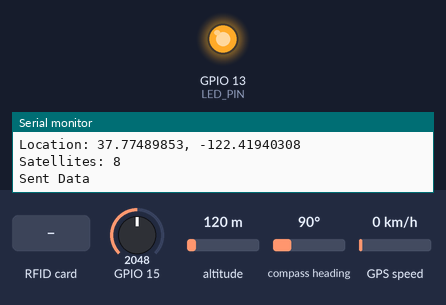
Simulated run of this sketch. Board: ESP32. On the bench: output pins drawn as LEDs (lit = HIGH), the last lines printed to the serial monitor. The test bench sets the inputs (shaded band); at power-on: GPIO 15 = 2048, altitude 120 m, compass heading 90°, GPS speed 0 km/h. WiFi joins after 1.5 s; servers stay silent unless stated; the local clock reads 2024-03-15 10:24:30 at power-on unless the sketch sets it; random numbers use the default seed unless the sketch sets one; the GPS gets a fix after 3 s at 37.7749, -122.4194 with 8 satellites; no MQTT or app messages arrive unless stated.

Above: at 7.5 s.
7.6 s: RFID card A3 4B 2B 13 held to the reader
At 8.9 s:
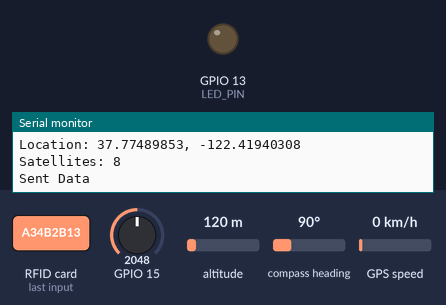
11.6 s: RFID card 5E 7A 19 C4 held to the reader
At 13.3 s:
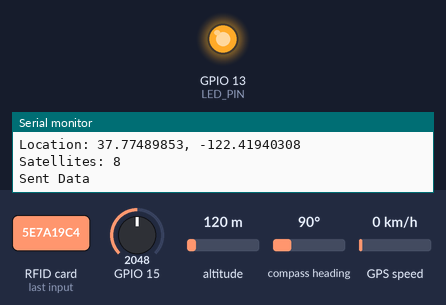
Timing chart, 0 to 14.8 s (numbered marks = the images above; inputs shaded):
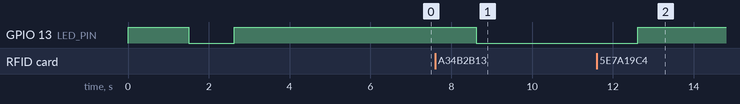

Measured:
- after the input at 7.6 s, GPIO 13 (LED_PIN): HIGH → LOW after 1.0 s
- after the input at 11.6 s, GPIO 13 (LED_PIN): LOW → HIGH after 1.0 s

The sketch:

demoGPS_NFC.ino
```cpp
#include <MQTT.h>
#include <MQTTClient.h>
#include "WiFi.h"
#include "certs.h"
#include <WiFiClientSecure.h>
#include <ArduinoJson.h>

#include <SPI.h>
#include <MFRC522.h>

#include <Adafruit_GPS.h>

#include "time.h"

// Wifi credentials
const char *WIFI_SSID = "VIJ-2";
const char *WIFI_PASSWORD = "9212892128";
String hostname = "TinyESP32";

#define DEVICE_NAME "Tiny-ESP32"
#define AWS_IOT_ENDPOINT "a13zm95qeyv72n-ats.iot.us-west-2.amazonaws.com"
#define AWS_IOT_TOPIC_SHADOW "$aws/things/" DEVICE_NAME "/shadow/update"
#define AWS_IOT_TOPIC_PUB DEVICE_NAME "/pub"
#define AWS_IOT_TOPIC_SUB DEVICE_NAME "/sub" //sub
#define AWS_IOT_TOPIC_LOCK DEVICE_NAME "/lock"
#define AWS_MAX_RECONNECT_TRIES 50

#define SS_PIN  21
#define RST_PIN 27
#define LED_PIN 13

#define GPSSerial Serial1

uint32_t timer = millis();
String LatLong;
double LAT;
double LONG;
double batteryVoltage;

Adafruit_GPS GPS(&GPSSerial);

const char* ntpServer = "pool.ntp.org";

MFRC522 rfid(SS_PIN, RST_PIN);

WiFiClientSecure net = WiFiClientSecure();
MQTTClient client = MQTTClient(256);

bool lockEngage = true;

String masterID = "A34B2B13";

void connectToWiFi()
{
  WiFi.mode(WIFI_STA);
  WiFi.config(INADDR_NONE, INADDR_NONE, INADDR_NONE, INADDR_NONE);
  WiFi.setHostname(hostname.c_str());
  WiFi.begin(WIFI_SSID, WIFI_PASSWORD);

  int retries = 0;
  while (WiFi.status() != WL_CONNECTED && retries < 15){
    digitalWrite(LED_PIN, HIGH);
    delay(500);
    Serial.print(".");
    digitalWrite(LED_PIN, LOW);
    retries++;
  }

  // DeepSleep
  if(WiFi.status() != WL_CONNECTED){
    esp_sleep_enable_timer_wakeup(1 * 60L * 1000000L);
    esp_deep_sleep_start();
  }
  else {
    Serial.println("Connected!");
    Serial.println(WiFi.localIP());
  }
}

void connectToAWS()
{
  net.setCACert(AWS_CERT_CA);
  net.setCertificate(AWS_CERT_CRT);
  net.setPrivateKey(AWS_CERT_PRIVATE);

  client.begin(AWS_IOT_ENDPOINT, 8883, net);
  client.onMessage(messageReceived);

  int retries = 0;
  Serial.println("Connecting to AWS IOT");

  while (!client.connect(DEVICE_NAME) && retries < AWS_MAX_RECONNECT_TRIES) {
    Serial.print(".");
    digitalWrite(LED_PIN, HIGH);
    delay(100);
    digitalWrite(LED_PIN, LOW);
    retries++;
  }
  if(!client.connected()){
    Serial.println(" Timeout!");
    return;
  }
  Serial.println("Connected to AWS!");
  //client.subscribe(AWS_IOT_TOPIC_SUB);
  client.subscribe(AWS_IOT_TOPIC_LOCK);
}

unsigned long getTime() {
  time_t now;
  struct tm timeinfo;
  if (!getLocalTime(&timeinfo)) {
    //Serial.println("Failed to obtain time");
    return(0);
  }
  time(&now);
  return now;
}

void sendJsonToAWS()
{
  StaticJsonDocument<256> jsonDoc;
  JsonObject stateObj = jsonDoc.createNestedObject("state");
  JsonObject reportedObj = stateObj.createNestedObject("reported");
  long randNumber;

  reportedObj["temperature"] = random(40, 100);
  reportedObj["LAT"] = serialized(String(LAT,8));
  reportedObj["LONG"] = serialized(String(LONG,8));
  reportedObj["BatteryVoltage"] = batteryVoltage;
  reportedObj["wifi_strength"] = WiFi.RSSI();
  reportedObj["LockStatus"] = boolToString(lockEngage);
  reportedObj["timestamp"] = getTime();

  //JsonObject locationObj = reportedObj.createNestedObject("location");
  //locationObj["name"] = "Garden";

  //Serial.println("Publishing message to AWS...");
  //serializeJson(doc, Serial);
  char jsonBuffer[512];
  serializeJson(jsonDoc, jsonBuffer);
  //Serial.println(jsonBuffer);
  client.publish(AWS_IOT_TOPIC_PUB, jsonBuffer);
  client.publish(AWS_IOT_TOPIC_SHADOW, jsonBuffer); //
  Serial.println("Sent Data");
}

void messageReceived(String &topic, String &payload) {
  Serial.println("incoming: " + topic + " - " + payload);
  if(topic=="Tiny-ESP32/lock"){
    if(payload=="false") {
      lockEngage = false;
    }
    if(payload=="true") {
      lockEngage = true;
    }
  }
}

String boolToString(bool val) {
  String converted;
  if(val){
    converted = "True";
    digitalWrite(LED_PIN, HIGH);
  }
  else {
    converted = "False";
    digitalWrite(LED_PIN, LOW);
  }
  return converted;
}

void NFC() {
  String tagID = "";
  if (rfid.PICC_IsNewCardPresent()) { // new tag is available
    if (rfid.PICC_ReadCardSerial()) { // NUID has been readed
      MFRC522::PICC_Type piccType = rfid.PICC_GetType(rfid.uid.sak);
      Serial.print("RFID/NFC Tag Type: ");
      Serial.println(rfid.PICC_GetTypeName(piccType));

      // print UID in Serial Monitor in the hex format
      Serial.print("UID:");
      for (int i = 0; i < rfid.uid.size; i++) {
        //Serial.print(rfid.uid.uidByte[i] < 0x10 ? " 0" : " ");
        //Serial.print(rfid.uid.uidByte[i], HEX);
        tagID.concat(String(rfid.uid.uidByte[i], HEX));
      }
      tagID.toUpperCase();
      Serial.println(tagID);
      if(tagID == masterID) {
        lockEngage = false;
      }
      else {
        lockEngage = true;
      }
      rfid.PICC_HaltA(); // halt PICC
      rfid.PCD_StopCrypto1(); // stop encryption on PCD

    }
  }
}

void sendCheck() {
  if (millis() - timer > 2000) {
    timer = millis(); // reset the timer
    NFC();
    batteryVoltage = 2.00*3.30*(analogRead(A13)/4095.00);
    batteryVoltage = batteryVoltage*(4.20/3.99); //constant multiplier
    Serial.println(batteryVoltage);
    Serial.print("Fix: "); Serial.print((int)GPS.fix);
    Serial.print(" quality: "); Serial.println((int)GPS.fixquality);
    if (GPS.fix) {
      Serial.print("Location: ");
      //Serial.print(GPS.latitudeDegrees, 8);
      LAT = GPS.latitudeDegrees;
      Serial.print(LAT, 8);
      Serial.print(", ");
      //Serial.println(GPS.longitudeDegrees, 8);
      LONG = GPS.longitudeDegrees;
      Serial.println(LONG, 8);
      Serial.print("Satellites: "); Serial.println((int)GPS.satellites);
    }
    sendJsonToAWS();
  }
}

void setup() {
  while (!Serial);
  Serial.begin(115200);
  pinMode(LED_PIN, OUTPUT);
  connectToWiFi();
  connectToAWS();
  client.onMessage(messageReceived);
  configTime(0, 0, ntpServer);
  SPI.begin(); // init SPI bus
  rfid.PCD_Init(); // init MFRC522
  GPS.begin(9600); //init GPS
  GPS.sendCommand(PMTK_SET_NMEA_OUTPUT_RMCGGA);
  GPS.sendCommand(PMTK_SET_NMEA_UPDATE_1HZ);
  GPS.sendCommand(PGCMD_ANTENNA);
  delay(1000);
  GPSSerial.println(PMTK_Q_RELEASE);
  Serial.println("Tap an RFID/NFC tag on the RFID-RC522 reader");
  randomSeed(analogRead(A7));
}


void loop() {
  if (!client.connected()) {
    connectToAWS();
  }
  client.loop();
  char c = GPS.read();
  if (GPS.newNMEAreceived()) {
    //Serial.print(GPS.lastNMEA());
    if (!GPS.parse(GPS.lastNMEA()))
      return;
  }
  // approximately every 2 seconds or so, print out the current stats
  sendCheck();
}
```

certs.h
```cpp
#ifndef certs_h
#define certs_h

#include <pgmspace.h>


// Amazon Root CA 1
static const char AWS_CERT_CA[] PROGMEM = R"EOF(
-----BEGIN CERTIFICATE-----

-----END CERTIFICATE-----
)EOF";

// Device Certificate
static const char AWS_CERT_CRT[] PROGMEM = R"KEY(
-----BEGIN CERTIFICATE-----

-----END CERTIFICATE-----
)KEY";

// Device Private Key
static const char AWS_CERT_PRIVATE[] PROGMEM = R"KEY(
-----BEGIN RSA PRIVATE KEY-----

-----END RSA PRIVATE KEY-----
)KEY";

#endif
```
